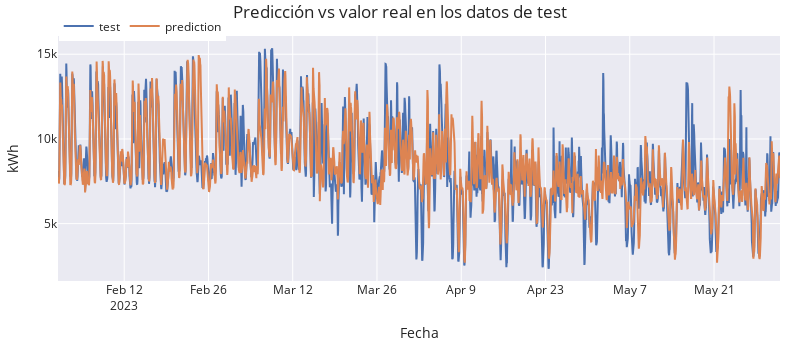

Notebook code cell kept with this figure:
### Markdown cell above
## grafica valores reales vs predichos

### Code cell
# Gráfico predicciones vs valor real
# ======================================================================================
fig = go.Figure()
trace1 = go.Scatter(x=datos_test.index, y=datos_test['target'], name="test", mode="lines")
trace2 = go.Scatter(x=predicciones.index, y=predicciones['pred'], name="prediction", mode="lines")
fig.add_trace(trace1)
fig.add_trace(trace2)
fig.update_layout(
    title="Predicción vs valor real en los datos de test",
    xaxis_title="Fecha",
    yaxis_title="kWh",
    width=800,
    height=350,
    margin=dict(l=20, r=20, t=35, b=20),
    legend=dict(
        orientation="h",
        yanchor="top",
        y=1.1,
        xanchor="left",
        x=0.001
    )
)
fig.show()

### Figure 1 — Plotly figure (JSON) as saved in the notebook; plotly's stock layout.template omitted (floating-point values rounded to 4 significant figures; data arrays with more than 128 entries replaced by an {"elided": "..."} marker saying what was removed)
{"data": [{"mode": "lines", "name": "test", "type": "scatter", "x": {"elided": "2880 str values"}, "y": {"elided": "2880 float values"}}, {"mode": "lines", "name": "prediction", "type": "scatter", "x": {"elided": "2880 str values"}, "y": {"elided": "2880 float values"}}], "layout": {"height": 350, "legend": {"orientation": "h", "x": 0.001, "xanchor": "left", "y": 1.1, "yanchor": "top"}, "margin": {"b": 20, "l": 20, "r": 20, "t": 35}, "title": {"text": "Predicción vs valor real en los datos de test"}, "width": 800, "xaxis": {"title": {"text": "Fecha"}}, "yaxis": {"title": {"text": "kWh"}}}}
